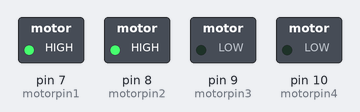
A sketch run on a simulated Arduino Uno, built with avr-gcc and run on an emulated ATmega328P. On the bench: switched loads named in the sketch (green lamp = pin HIGH).

Above: at 0.02 s.
At 0.57 s:
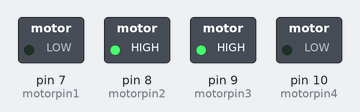
At 1.37 s:
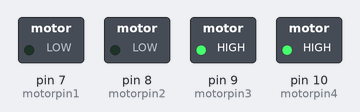
At 2.92 s:
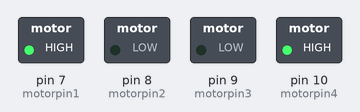
Timing chart, 0 to 3.2 s (numbered marks = the images above):
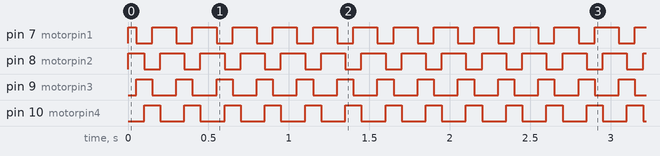

The sketch:

steppermotpr.ino
```cpp
int motorpin1=7;
int motorpin2=8;
int motorpin3=9;
int motorpin4=10;
void setup() {
  // put your setup code here, to run once:

  pinMode(motorpin1,OUTPUT);
  pinMode(motorpin2,OUTPUT);
  pinMode(motorpin3,OUTPUT);
  pinMode(motorpin4,OUTPUT);
}

void loop() {
  // put your main code here, to run repeatedly:
  digitalWrite(motorpin1,HIGH);
  digitalWrite(motorpin2,HIGH);
  digitalWrite(motorpin3,LOW);
  digitalWrite(motorpin4,LOW);
  delay(50);
  digitalWrite(motorpin1,LOW);
  digitalWrite(motorpin2,HIGH);
  digitalWrite(motorpin3,HIGH);
  digitalWrite(motorpin4,LOW);
  delay(50);
  digitalWrite(motorpin1,LOW);
  digitalWrite(motorpin2,LOW);
  digitalWrite(motorpin3,HIGH);
  digitalWrite(motorpin4,HIGH);
  delay(50);
  digitalWrite(motorpin1,HIGH);
  digitalWrite(motorpin2,LOW);
  digitalWrite(motorpin3,LOW);
  digitalWrite(motorpin4,HIGH);
  delay(50);
  digitalWrite(motorpin1,HIGH);
  digitalWrite(motorpin2,HIGH);
  digitalWrite(motorpin3,LOW);
  digitalWrite(motorpin4,LOW);
  delay(50);
}
```

Measured:
- by itself, pin 7 (motorpin1): repeats every 0.25 s: LOW 0.10 s, HIGH 0.15 s
- by itself, pin 8 (motorpin2): alternates HIGH for 0.15 s and LOW for 0.10 s
- by itself, pin 9 (motorpin3), pin 10 (motorpin4): alternates HIGH for 0.10 s and LOW for 0.15 s
